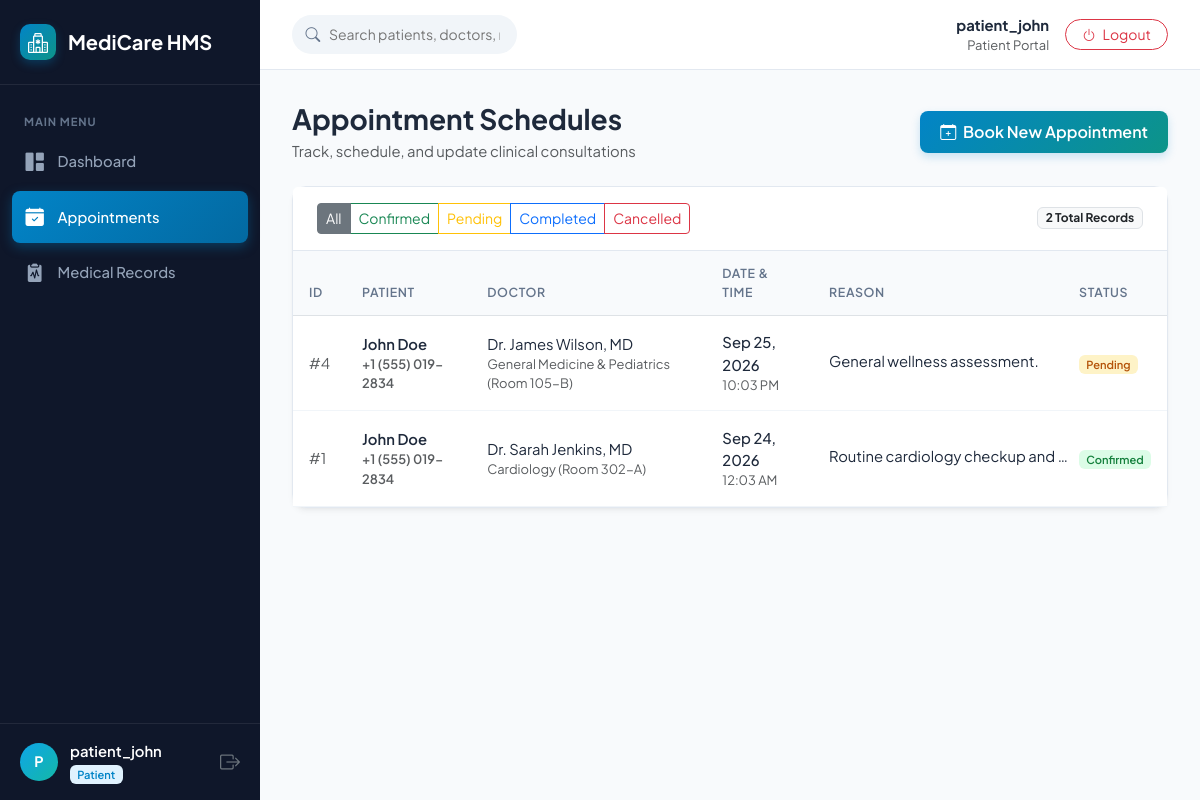
Screenshot of /appointments (signed in) with the database file from the repository.
### models.py (models this page shows, shortened)
class User(db.Model):
    __tablename__ = 'users'
    id = db.Column(db.Integer, primary_key=True)
    username = db.Column(db.String(50), unique=True, nullable=False)
    password_hash = db.Column(db.String(255), nullable=False)
    role = db.Column(db.Enum('admin', 'doctor', 'receptionist', 'patient', name='user_roles'), nullable=False)
    email = db.Column(db.String(100), unique=True, nullable=False)
    created_at = db.Column(db.DateTime, default=datetime.utcnow)
    doctor_profile = db.relationship('Doctor', backref='user', uselist=False, cascade='all, delete-orphan')
    patient_profile = db.relationship('Patient', backref='user', uselist=False)

class Appointment(db.Model):
    __tablename__ = 'appointments'
    id = db.Column(db.Integer, primary_key=True)
    patient_id = db.Column(db.Integer, db.ForeignKey('patients.id', ondelete='CASCADE'), nullable=False)
    doctor_id = db.Column(db.Integer, db.ForeignKey('doctors.id', ondelete='CASCADE'), nullable=False)
    appointment_date = db.Column(db.DateTime, nullable=False)
    status = db.Column(
        db.Enum('Pending', 'Confirmed', 'Completed', 'Cancelled', name='appointment_status'),
        default='Pending'
    )
    reason = db.Column(db.Text, nullable=False)
    created_at = db.Column(db.DateTime, default=datetime.utcnow)
    billing = db.relationship('Billing', backref='appointment', uselist=False)

class Patient(db.Model):
    __tablename__ = 'patients'
    id = db.Column(db.Integer, primary_key=True)
    user_id = db.Column(db.Integer, db.ForeignKey('users.id', ondelete='SET NULL'), nullable=True)
    full_name = db.Column(db.String(100), nullable=False)
    dob = db.Column(db.Date, nullable=False)
    gender = db.Column(db.Enum('Male', 'Female', 'Other', name='patient_gender'), nullable=False)
    phone = db.Column(db.String(20), nullable=False)
    address = db.Column(db.Text, nullable=True)
    emergency_contact = db.Column(db.String(100), nullable=True)
    created_at = db.Column(db.DateTime, default=datetime.utcnow)
    appointments = db.relationship('Appointment', backref='patient', cascade='all, delete-orphan', lazy='dynamic')
    medical_records = db.relationship('MedicalRecord', backref='patient', cascade='all, delete-orphan', lazy='dynamic')
    billings = db.relationship('Billing', backref='patient', cascade='all, delete-orphan', lazy='dynamic')

class Doctor(db.Model):
    __tablename__ = 'doctors'
    id = db.Column(db.Integer, primary_key=True)
    user_id = db.Column(db.Integer, db.ForeignKey('users.id', ondelete='CASCADE'), nullable=False)
    full_name = db.Column(db.String(100), nullable=False)
    specialization = db.Column(db.String(100), nullable=False)
    phone = db.Column(db.String(20), nullable=False)
    room_number = db.Column(db.String(20), nullable=False)
    created_at = db.Column(db.DateTime, default=datetime.utcnow)
    appointments = db.relationship('Appointment', backref='doctor', cascade='all, delete-orphan', lazy='dynamic')
    medical_records = db.relationship('MedicalRecord', backref='doctor', cascade='all, delete-orphan', lazy='dynamic')

### app.py (the view)
    @app.route('/appointments')
    @login_required
    def appointments_view():
        role = session.get('user_role')
        user_id = session.get('user_id')
        if role == 'doctor':
            doc = Doctor.query.filter_by(user_id=user_id).first()
            appointments = Appointment.query.filter_by(doctor_id=doc.id).order_by(Appointment.appointment_date.desc()).all() if doc else []
        elif role == 'patient':
            pat = Patient.query.filter_by(user_id=user_id).first()
            appointments = Appointment.query.filter_by(patient_id=pat.id).order_by(Appointment.appointment_date.desc()).all() if pat else []
        else:
            appointments = Appointment.query.order_by(Appointment.appointment_date.desc()).all()
        doctors = Doctor.query.all()
        patients = Patient.query.order_by(Patient.full_name).all()
        return render_template('appointments.html', appointments=appointments, doctors=doctors, patients=patients)

### templates/appointments.html (shortened to what this page needs)
{% extends 'base.html' %}
{% block content %}
<div class="d-flex flex-wrap align-items-center justify-content-between gap-3 mb-4">
    <div>
        <h3 class="fw-bold mb-1">Appointment Schedules</h3>
        <p class="text-muted mb-0">Track, schedule, and update clinical consultations</p>
    </div>
    <button class="btn btn-primary" data-bs-toggle="modal" data-bs-target="#scheduleApptModal">
        <i class="bi bi-calendar-plus me-1"></i> Book New Appointment
    </button>
</div>
<div class="card">
    <div class="card-header bg-white py-3">
        <div class="d-flex flex-wrap align-items-center justify-content-between gap-2 w-100">
            <div class="btn-group btn-group-sm" role="group">
                <button type="button" class="btn btn-outline-secondary active" onclick="filterStatus('all')">All</button>
                <button type="button" class="btn btn-outline-success" onclick="filterStatus('Confirmed')">Confirmed</button>
                <button type="button" class="btn btn-outline-warning" onclick="filterStatus('Pending')">Pending</button>
                <button type="button" class="btn btn-outline-primary" onclick="filterStatus('Completed')">Completed</button>
                <button type="button" class="btn btn-outline-danger" onclick="filterStatus('Cancelled')">Cancelled</button>
            </div>
            <span class="badge bg-light text-dark border">{{ appointments|length }} Total Records</span>
        </div>
    </div>
    <div class="table-responsive">
        <table class="table table-hover align-middle mb-0" id="appointmentsTable">
            <thead>
                <tr>
                    <th>ID</th>
                    <th>Patient</th>
                    <th>Doctor</th>
                    <th>Date & Time</th>
                    <th>Reason</th>
                    <th>Status</th>
                </tr>
            </thead>
            <tbody>
                {% for appt in appointments %}
                <tr data-status="{{ appt.status }}">
                    <td class="text-muted">#{{ appt.id }}</td>
                    <td class="fw-semibold">
                        {{ appt.patient.full_name }}
                        <div class="small text-muted">{{ appt.patient.phone }}</div>
                    </td>
                    <td>
                        {{ appt.doctor.full_name }}
                        <div class="small text-muted">{{ appt.doctor.specialization }} ({{ appt.doctor.room_number }})</div>
                    </td>
                    <td>
                        <span class="fw-medium">{{ appt.appointment_date.strftime('%b %d, %Y') }}</span>
                        <div class="small text-muted">{{ appt.appointment_date.strftime('%I:%M %p') }}</div>
                    </td>
                    <td style="max-width: 250px;">
                        <span class="text-truncate d-inline-block" style="max-width: 240px;" title="{{ appt.reason }}">
                            {{ appt.reason }}
                        </span>
                    </td>
                    <td>
                        {% if appt.status == 'Confirmed' %}
                            <span class="badge badge-soft-success">Confirmed</span>
                        {% elif appt.status == 'Completed' %}
                            <span class="badge badge-soft-primary">Completed</span>
                        {% elif appt.status == 'Pending' %}
                            <span class="badge badge-soft-warning">Pending</span>
                        {% else %}
                            <span class="badge badge-soft-danger">Cancelled</span>
                        {% endif %}
                    </td>
                </tr>
                {% else %}
                <tr><td colspan="7" class="text-center text-muted py-4">No appointment schedules found.</td></tr>
                {% endfor %}
            </tbody>
        </table>
    </div>
</div>
{% endblock %}

### templates/base.html (shortened to what this page needs)
<!DOCTYPE html>
<html lang="en">
<head>
    <link href="https://cdn.jsdelivr.net/npm/bootstrap@5.3.3/dist/css/bootstrap.min.css" rel="stylesheet">
    <link rel="stylesheet" href="https://cdn.jsdelivr.net/npm/bootstrap-icons@1.11.3/font/bootstrap-icons.min.css">
    <link rel="stylesheet" href="{{ url_for('static', filename='css/style.css') }}">
</head>
<body>
    {% if session.get('user_id') %}
    <div class="app-container">
        <aside class="sidebar">
            <a href="{{ url_for('dashboard') }}" class="sidebar-brand">
                <div class="brand-icon">
                    <i class="bi bi-hospital"></i>
                </div>
                <span>MediCare HMS</span>
            </a>
            <ul class="sidebar-nav">
                <li class="nav-header">Main Menu</li>
                <li class="nav-item">
                    <a href="{{ url_for('dashboard') }}" class="nav-link {% if request.path == url_for('dashboard') %}active{% endif %}">
                        <i class="bi bi-grid-1x2-fill"></i>
                        <span>Dashboard</span>
                    </a>
                </li>
                <li class="nav-item">
                    <a href="{{ url_for('appointments_view') }}" class="nav-link {% if request.path == url_for('appointments_view') %}active{% endif %}">
                        <i class="bi bi-calendar-check-fill"></i>
                        <span>Appointments</span>
                    </a>
                </li>
                {% if session.get('user_role') in ['admin', 'doctor', 'patient'] %}
                <li class="nav-item">
                    <a href="{{ url_for('medical_records_view') }}" class="nav-link {% if request.path == url_for('medical_records_view') %}active{% endif %}">
                        <i class="bi bi-clipboard2-pulse-fill"></i>
                        <span>Medical Records</span>
                    </a>
                </li>
                {% endif %}
            </ul>
            <div class="sidebar-footer">
                <div class="user-badge-sidebar">
                    <div class="avatar-sm">
                        {{ session.get('username')[0]|upper }}
                    </div>
                    <div class="flex-grow-1 overflow-hidden">
                        <div class="fw-semibold text-truncate text-white">{{ session.get('username') }}</div>
                        <span class="badge badge-soft-primary text-capitalize">{{ session.get('user_role') }}</span>
                    </div>
                    <a href="{{ url_for('logout') }}" class="text-secondary" title="Logout">
                        <i class="bi bi-box-arrow-right fs-5"></i>
                    </a>
                </div>
            </div>
        </aside>
        <div class="main-wrapper">
            <header class="topbar">
                <div class="d-flex align-items-center gap-3">
                    <div class="topbar-search d-none d-md-block">
                        <i class="bi bi-search"></i>
                        <input type="text" placeholder="Search patients, doctors, records...">
                    </div>
                </div>
                <div class="d-flex align-items-center gap-3">
                    <div class="text-end d-none d-sm-block">
                        <div class="fw-bold">{{ session.get('username') }}</div>
                        <div class="text-muted small text-capitalize">{{ session.get('user_role') }} Portal</div>
                    </div>
                    <a href="{{ url_for('logout') }}" class="btn btn-outline-danger btn-sm rounded-pill px-3">
                        <i class="bi bi-power me-1"></i> Logout
                    </a>
                </div>
            </header>
            <main class="page-content">
                {% block content %}{% endblock %}
            </main>
        </div>
    </div>
    {% endif %}
</body>
</html>

### rows the page displays
User: get "patient_john", get "Patient"
Appointment: id "4", patient.full_name "John Doe", patient.phone "+1 (555) 019-2834", doctor.full_name "Dr. James Wilson, MD", doctor.specialization "General Medicine & Pediatrics", doctor.room_number "Room 105-B", appointment_date "Sep 25, 2026", appointment_date "10:03 PM", reason "General wellness assessment.", status "Pending"
Appointment: id "1", patient.full_name "John Doe", patient.phone "+1 (555) 019-2834", doctor.full_name "Dr. Sarah Jenkins, MD", doctor.specialization "Cardiology", doctor.room_number "Room 302-A", appointment_date "Sep 24, 2026", appointment_date "12:03 AM", reason "Routine cardiology checkup and…", status "Confirmed"

### other values shown
{{ session.get('username')[0]|upper }} "P"
{{ appointments|length }} "2"
